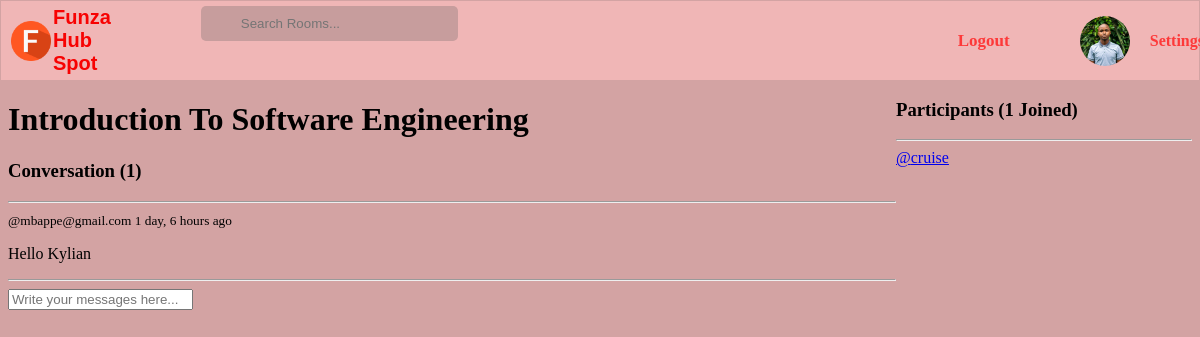
The app's page /room/3/ (signed in), older data.
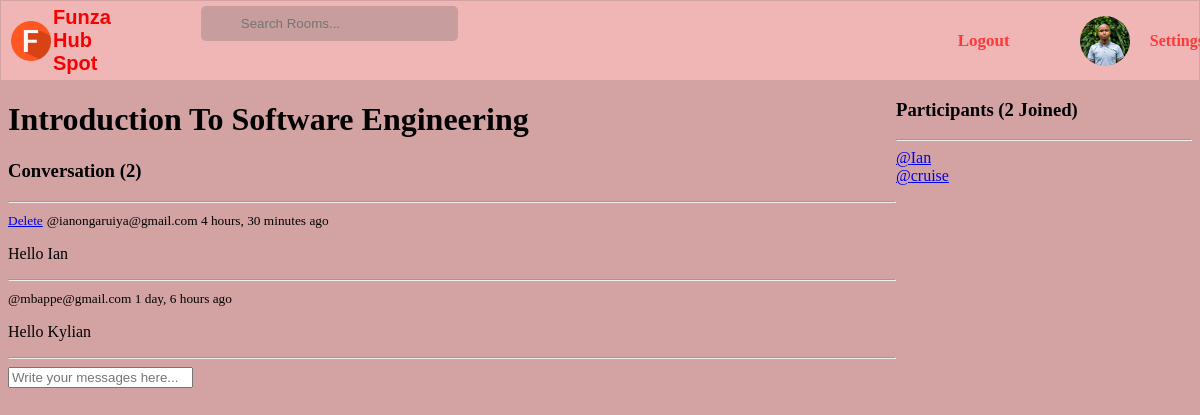
The same page, newer data.
### base/models.py (models this page shows, shortened)
class User(AbstractUser):
    name = models.CharField(max_length=200, null=True)
    email = models.EmailField(unique=True, null=True)
    bio = models.TextField(null=True)
    avatar = models.ImageField(null=True, default="cat.png")
    USERNAME_FIELD = 'email'
    REQUIRED_FIELDS = []

class Room(models.Model):
    host = models.ForeignKey(User, on_delete=models.SET_NULL, null=True)
    topic = models.ForeignKey(Topic, on_delete=models.SET_NULL, null=True)
    name = models.CharField(max_length=200, unique=True)
    description = models.TextField(null=True, blank=True)
    participants = models.ManyToManyField(User, related_name='participants', blank=True)
    updated = models.DateTimeField(auto_now=True)
    created = models.DateTimeField(auto_now_add=True)
    class Meta:
        ordering = ['-updated', '-created']

class Message(models.Model):
    user = models.ForeignKey(User, on_delete=models.CASCADE)
    room = models.ForeignKey(Room, on_delete=models.CASCADE)
    body = models.TextField()
    updated = models.DateTimeField(auto_now=True)
    created = models.DateTimeField(auto_now_add=True)
    class Meta:
        ordering = ['-updated', '-created']

### base/views.py (the view, shortened to what this page needs)
# urls.py: path('room/<str:pk>/', views.room, name='room'),
def room(request, pk):
    room = Room.objects.get(id=pk)
    room_messages = room.message_set.all()
    participants = room.participants.all()
    context = {'room': room, 'room_messages':room_messages, 'participants': participants}
    return render(request, 'base/room.html', context)

### base/templates/base/room.html (shortened to what this page needs)
{% extends 'main.html' %}
{% block content %}
<div class="room-container">
    <div class="">
    <h1>{{room.name}}</h1>
    <div class="comment-wrapper">
        <h3>Conversation ({{participants.count}})</h3>
        <hr>
        {% for message in room_messages %}
        <div>
                {% if request.user == message.user %}
                    <small><a href="{% url 'delete-message' message.id %}">Delete</a></small>
                {% endif %}
            <small>@{{message.user}} {{message.created|timesince}} ago </small>
            <p>{{message.body}}</p>
            <hr>
        </div>
        {% endfor %}
        <div class="comment-form">
            <form method="POST" action="">
                <input type="text" name="body" placeholder="Write your messages here...">
            </form>
        </div>
    </div>
    </div>
    <div>
        <h3>Participants ({{participants.count}} Joined)</h3>
        <hr>
        {% for user in participants %}
            <div>
                <a href="{% url 'user-profile' user.id %}">@{{user.username}}</a>
            </div>
        {% endfor %}
    </div>
</div>
{% endblock%}

### base/templates/main.html (shortened to what this page needs)
<!DOCTYPE html>
<html lang="en">
<head>
    {% load static %}
    <link rel="stylesheet" type="text/css" media="screen" href="{% static 'styles/main.css' %}">
</head>
<body>
    {% include 'navbar.html' %}
    {% block content %}
    {% endblock %}
</body>
</html>

### base/templates/navbar.html (shortened to what this page needs)
<!DOCTYPE html>
<html lang="en">
<head>
    {% load static %}
    <link rel="stylesheet" href="{% static 'styles/navbar-n.css' %}">
</head>
<body>
    <div class="navbar">
        <div class="search">
            <a href="{% url 'home' %}" class="logo"> <img src="{% static 'images/letter-f.png' %}" alt="Funza" class="logo-image"> Funza Hub Spot</a>
            <form method="GET" action="{% url 'home' %}" class="search-form">
                <input type="text" name="q" placeholder="Search Rooms...">
            </form>
        </div>
        <div class="auth-links">
            {% if request.user.is_authenticated %}
                <a href="{% url 'logout' %}" class="logout">Logout</a>
                <div class="navbar-2">
                    <div class="rounded-avatar">
                        <a href="{% url 'user-profile' user.id %}">
                            <img src="{{ request.user.avatar.url }}" alt="User Profile Picture" class="avatar">
                        </a>
                    </div>
                    <a href="{% url 'update-user' %}" class="edit-profile">Settings</a>
                </div>
            {% else %}
                <button class="auth-button"> <a href="{% url 'login' %}">Login</a> </button>
            {% endif %}
        </div>
    </div>
</body>
</html>

### static/styles/main.css (style rules this page uses)
body { background: #d3a3a3; }

### static/styles/navbar-n.css (style rules this page uses)
.navbar { display: flex; flex-direction: row; align-items: center; background-color: #f0b6b6; padding: 5px 10px; margin: -7px -7px 0 -7px; justify-content: space-between; }
.navbar a { display: flex; align-items: center; gap: 2px; text-decoration: none; font-size: 20px; font-family: cursive, sans-serif; font-weight: 600; color: #f70202; }
.logo img { max-width: 40px; height: auto; }
.search { display: flex; flex-direction: row; gap: 90px; }
.search-form input { padding: 10px 40px; border: none; background-color: #c79d9d; border-radius: 5px; }
.auth-links { display: flex; flex-direction: row; align-items: center; gap: 70px; margin-left: 500px; }
.auth-links a { color: #fd3939; font-size: 17px; font-family: cursive; font-weight: 600; }
.navbar-2 { display: flex; flex-direction: row; gap: 20px; }
.navbar-2 a { font-size: 16px; font-family: cursive sans-serif; color: #fd3939; }
.rounded-avatar .avatar { border-radius: 50%; width: 50px; height: 50px; object-fit: cover; display: block; }

### base/templates/base/room.html (style rules this page uses)
.room-container { display: grid; grid-template-columns: 3fr 1fr; }

Row changes from the older to the newer data that the page shows:
now on one of the page's lists (row edited): User: username "Ian"
added Message: shows "Delete", user "ianongaruiya@gmail.com", created "4 hours, 30 minutes", body "Hello Ian"
Text that changed along with them:
{{ participants.count }}: "1" → "2"
